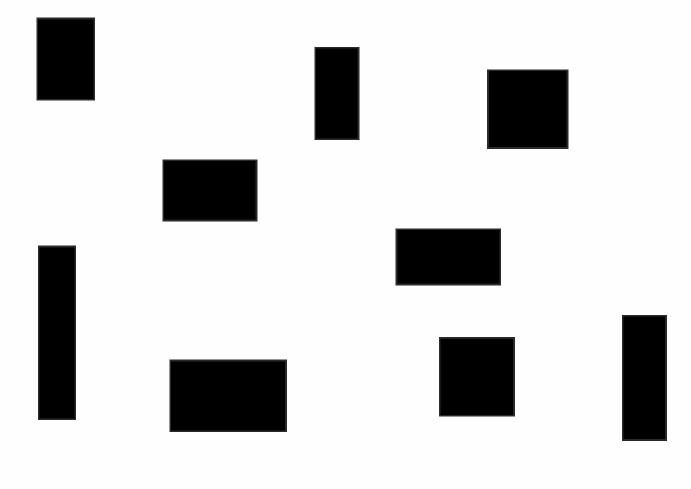
#> input picture Obsticle.png, 1381 x 977 px (shown at 1/2 size)
$ python PRMpathplanning.py
#> lines starting #> are read from the running program, lines starting #| are printed output that depends on the picture; long printed decimals are rounded
import random
import math
import heapq
import matplotlib.pyplot as plt
import numpy as np
from PIL import Image, ImageOps, ImageDraw

class Node:
    def __init__(self, x, y):
        self.x = x
        self.y = y
        self.edges = []

    def add_edge(self, node):
        self.edges.append(node)

    def __lt__(self, other):
        return (self.x, self.y) < (other.x, other.y)

    def __hash__(self):
        return hash((self.x, self.y))

    def __eq__(self, other):
        return (self.x, self.y) == (other.x, other.y)

def distance(node1, node2):
    return math.sqrt((node1.x - node2.x)**2 + (node1.y - node2.y)**2)

def is_in_obstacle(x, y, inflated_obstacle_map):
    return inflated_obstacle_map[int(y), int(x)] == 0

def line_in_obstacle(x0, y0, x1, y1, inflated_obstacle_map):
    x0, y0, x1, y1 = int(x0), int(y0), int(x1), int(y1)
    line_points = list(bresenham(x0, y0, x1, y1))
    for x, y in line_points:
        if inflated_obstacle_map[y, x] == 0:
            return True
    return False

def bresenham(x0, y0, x1, y1):
    dx = abs(x1 - x0)
    dy = abs(y1 - y0)
    sx = 1 if x0 < x1 else -1
    sy = 1 if y0 < y1 else -1
    err = dx - dy

    while True:
        yield x0, y0
        if x0 == x1 and y0 == y1:
            break
        e2 = err * 2
        if e2 > -dy:
            err -= dy
            x0 += sx
        if e2 < dx:
            err += dx
            y0 += sy

def generate_random_nodes(num_nodes, x_max, y_max, inflated_obstacle_map):
    nodes = []
    while len(nodes) < num_nodes:
        x = random.uniform(0, x_max)
        y = random.uniform(0, y_max)
        if not is_in_obstacle(x, y, inflated_obstacle_map):
            nodes.append(Node(x, y))
    return nodes

def connect_nodes(nodes, k, inflated_obstacle_map):
    for node in nodes:
        distances = []
        for other_node in nodes:
            if node != other_node and not line_in_obstacle(node.x, node.y, other_node.x, other_node.y, inflated_obstacle_map):
                distances.append((distance(node, other_node), other_node))
        distances.sort(key=lambda x: x[0])
        for d, other_node in distances[:k]:
            node.add_edge(other_node)
            other_node.add_edge(node)

def a_star(start, goal):
    open_list = []
    heapq.heappush(open_list, (0, start))
    came_from = {}
    g_score = {node: float('inf') for node in nodes}
    g_score[start] = 0
    f_score = {node: float('inf') for node in nodes}
    f_score[start] = distance(start, goal)

    while open_list:
        _, current = heapq.heappop(open_list)

        if current == goal:
            path = []
            while current in came_from:
                path.append(current)
                current = came_from[current]
            path.append(start)
            return path[::-1]

        for neighbor in current.edges:
            tentative_g_score = g_score[current] + distance(current, neighbor)
            if tentative_g_score < g_score[neighbor]:
                came_from[neighbor] = current
                g_score[neighbor] = tentative_g_score
                f_score[neighbor] = tentative_g_score + distance(neighbor, goal)
                heapq.heappush(open_list, (f_score[neighbor], neighbor))

    return None

def plot_prm(nodes, path=None, obstacle_map=None):
    if obstacle_map is not None:
        plt.imshow(obstacle_map, cmap='gray', origin='lower')

    for node in nodes:
        for edge in node.edges:
            plt.plot([node.x, edge.x], [node.y, edge.y], 'k-', lw=0.5)

    if path:
        path_x = [node.x for node in path]
        path_y = [node.y for node in path]
        plt.plot(path_x, path_y, 'r-', lw=2)

    plt.scatter([node.x for node in nodes], [node.y for node in nodes], c='b')
    plt.scatter([start.x], [start.y], c='g', marker='o')
    plt.scatter([goal.x], [goal.y], c='r', marker='x')
    plt.show()

num_nodes = 100
x_max = 1200
y_max = 800
k = 5

image_path = 'Obsticle.png'
original_image = Image.open(image_path).convert('L')
obstacle_map = np.array(original_image)

inflated_obstacle_map = ImageOps.expand(original_image, border=5, fill=255)
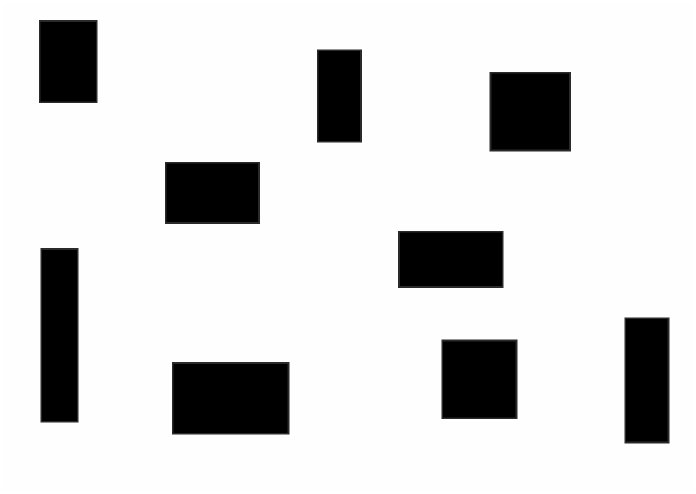
#> inflated_obstacle_map: PIL image 1391x987 L (shown at 1/2 size); min 0, max 255, mean 214.5
draw = ImageDraw.Draw(inflated_obstacle_map)
for y in range(obstacle_map.shape[0]):
    for x in range(obstacle_map.shape[1]):
        if obstacle_map[y, x] == 0:
            draw.rectangle([x, y, x + 10, y + 10], fill=0)

inflated_obstacle_map = np.array(inflated_obstacle_map)
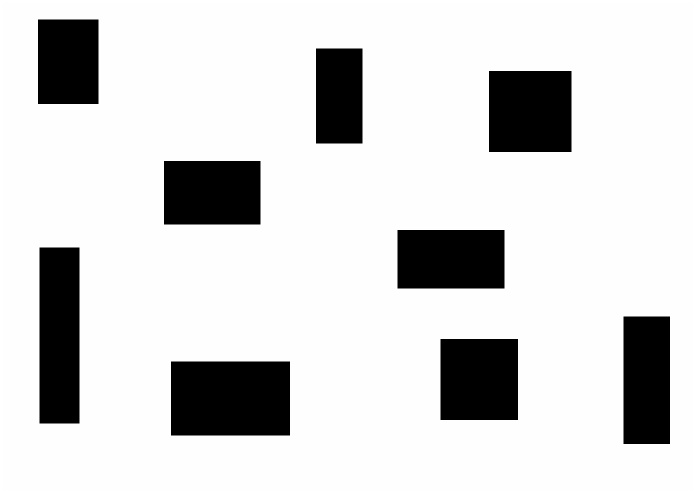
#> inflated_obstacle_map: shape (987, 1391) (shown at 1/2 size); min 0, max 255, mean 212.1

nodes = generate_random_nodes(num_nodes, x_max, y_max, inflated_obstacle_map)
#> the loop in generate_random_nodes, `while len(nodes) < num_nodes:` made 117 passes
#> x on passes 11, 21, 23, 36, 40, 45: 372.2, 1.37, 390.2, 227.3, 1108.1, 1074
#> after the loop in generate_random_nodes, `while len(nodes) < num_nodes:`: nodes = 100 items
#> nodes = 100 items
connect_nodes(nodes, k, inflated_obstacle_map)
#> the loop in connect_nodes, `for node in nodes:` made 100 passes

start = nodes[0]
goal = nodes[-1]
path = a_star(start, goal)

if path:
    print("Path found:")
    for node in path:
        print(f"Node: ({node.x}, {node.y})")
#> this loop made 8 passes
#| Node: (1013.306, 606.364)
#| Node: (877.918, 670.661)
#| Node: (779.119, 698.923)
#| Node: (609.529, 746.267)
#| Node: (572.412, 692.248)
#| Node: (390.245, 696.377)
#| Node: (312.591, 644.022)
#| Node: (335.979, 782.812)
else:
    print("No path found")

plot_prm(nodes, path, obstacle_map)
#> the loop in plot_prm, `for node in nodes:` made 100 passes
#> in plot_prm, `plt.show()`:
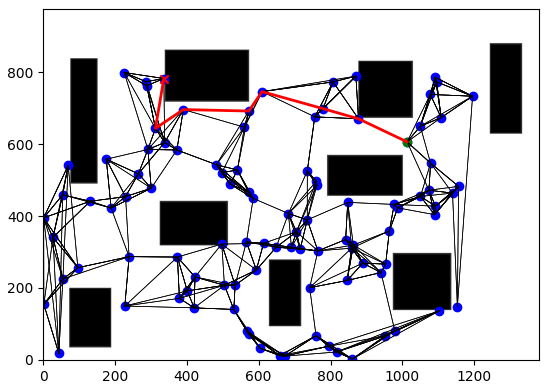
#> figure drawn by matplotlib, 1 panel
